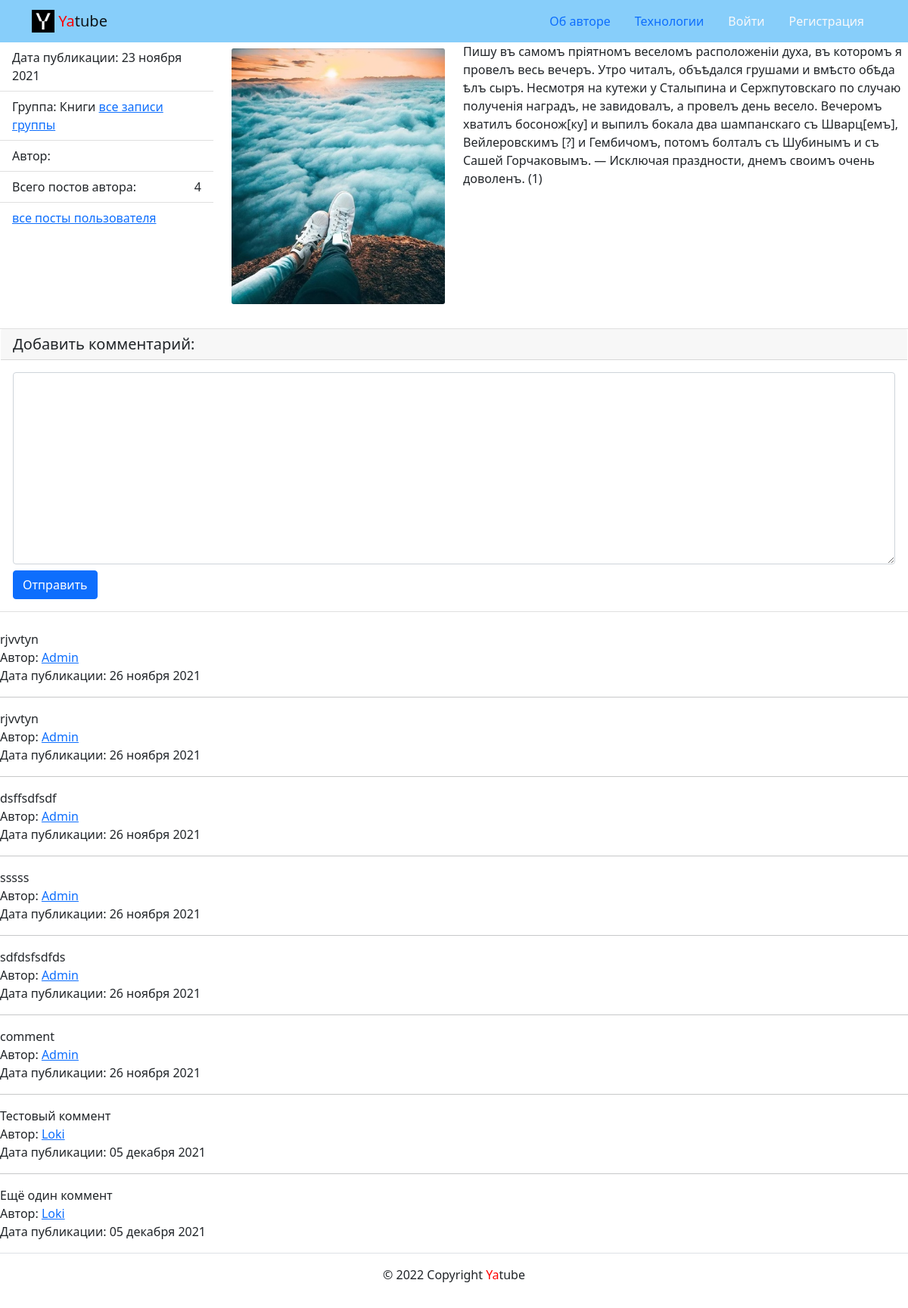
The page /posts/74/ on the database its author committed.
### posts/models.py (models this page shows, shortened)
class Post(models.Model):
    text = models.TextField(
        verbose_name='Текст поста',
        help_text='Введите текст поста'
    )
    pub_date = models.DateTimeField(
        verbose_name='Дата публикации',
        auto_now_add=True
    )
    group = models.ForeignKey(
        Group,
        on_delete=models.SET_NULL,
        related_name='posts',
        verbose_name='Группа',
        blank=True, null=True,
        help_text='Выберите группу'
    )
    author = models.ForeignKey(
        User,
        on_delete=models.SET_NULL,
        related_name='posts',
        verbose_name='Автор',
        null=True,
    )
    image = models.ImageField(
        verbose_name='Картинка',
        help_text='Выберите картинку',
        upload_to='posts/',
        blank=True
    )
    class Meta:
        ordering = ('-pub_date',)
        verbose_name = 'Пост'
        verbose_name_plural = 'Посты'

class Group(models.Model):
    title = models.CharField(verbose_name='Заголовок', max_length=200)
    slug = models.SlugField(verbose_name='Идентификатор', unique=True)
    description = models.TextField(verbose_name='Описание')

class Comment(models.Model):
    post = models.ForeignKey(
        Post,
        on_delete=models.SET_NULL,
        related_name='comments',
        verbose_name='Пост',
        blank=True, null=True,
        help_text='Пост, к которому относится комментарий'
    )
    author = models.ForeignKey(
        User,
        on_delete=models.SET_NULL,
        related_name='comments',
        verbose_name='Автор',
        null=True,
    )
    text = models.TextField(
        verbose_name='Текст комментария',
        help_text='Введите текст комментария'
    )
    created = models.DateTimeField(
        verbose_name='Дата публикации',
        auto_now_add=True
    )

### posts/views.py (the view)
# urls.py: path('posts/<int:post_id>/', views.post_detail, name='post_detail'),
def post_detail(request, post_id):
    form = CommentForm(request.POST or None)
    template = 'posts/post_detail.html'
    post = get_object_or_404(Post, id=post_id)
    comments = post.comments.all()
    context = {
        'post': post,
        'form': form,
        'comments': comments,
    }
    return render(request, template, context)

### posts/forms.py
class CommentForm(forms.ModelForm):
    class Meta:
        model = Comment
        fields = ('text',)
        widjets = {
            'text': forms.Textarea(),
        }

### core/context_processors/year.py (called while the page is built)
def year(request):
    now = dt.date.today().year
    return {
        'year': now
    }

### templates/posts/post_detail.html (shortened to what this page needs)
{% extends 'base.html' %}
{% load thumbnail %}
{% block content %}
      <div class="row">
        <aside class="col-12 col-md-3">
          <ul class="list-group list-group-flush">
            <li class="list-group-item">
              Дата публикации: {{ post.pub_date|date:"d E Y" }}
            </li>
            {% if post.group %}
              <li class="list-group-item">
                Группа: {{ post.group.title }}
                <a href="{% url 'posts:group_list' post.group.slug %}">
                все записи группы
                </a>
              </li>
            {% endif %}
              <li class="list-group-item">
                Автор: {{post.author.get_full_name }}
              </li>
              <li class="list-group-item d-flex justify-content-between align-items-center">
              Всего постов автора:  <span > {{ post.author.posts.count }}</span>
            </li>
            <li class="list-group-item">
              <a href="{% url 'posts:profile' post.author %}">
                все посты пользователя
              </a>
            </li>
          </ul>
        </aside>
          <div class="col-6 col-md-3">
          {% thumbnail post.image "640x640" crop="center" upscale=True as im %}
            <img class="card-img my-2" src="{{ im.url }}">
          {% endthumbnail %}
          </div>
        <article class="col-6 col-md-6">
          <p> {{ post.text }} </p>
        </article>
          <div class="card my-4">
            <h5 class="card-header">Добавить комментарий:</h5>
            <div class="card-body">
              <form method="post" action="{% url 'posts:add_comment' post.id %}">
                <div class="form-group mb-2">
                  <textarea name="text" cols="40" rows="10" class="form-control" required id="id_text">
                  </textarea>
                </div>
                <button type="submit" class="btn btn-primary">Отправить</button>
              </form>
            </div>
          </div>
          {% for comment in comments %}
            <ul>
              <li>
                {{ comment.text }}
              </li>
              <li>
                Автор:
                <a href="{% url 'posts:profile' comment.author %}">  {{ comment.author }} </a>
              </li>
              <li>
                Дата публикации: {{ comment.created|date:"d E Y" }}
              </li>
            </ul>
          {% if not forloop.last %}<hr>{% endif %}
          {% endfor %}
      </div>
{% endblock %}

### rows shown on the page
Post: pub_date "23 ноября 2021", group "Книги", author.posts.count "4", text "Пишу въ самомъ пріятномъ веселомъ расположеніи духа, въ которомъ я провелъ весь вечеръ. Утро читалъ, объѣдался грушами и вмѣсто обѣда ѣлъ сыръ. Несмотря на кутежи у Сталыпина и Сержпутовскаго по случаю полученія наградъ, не завидовалъ, а провелъ день весело. Вечеромъ хватилъ босонож[ку] и выпилъ бокала два шампанскаго съ Шварц[емъ], Вейлеровскимъ [?] и Гембичомъ, потомъ болталъ съ Шубинымъ и съ Сашей Горчаковымъ. — Исключая праздности, днемъ своимъ очень доволенъ. (1)"
Comment: text "rjvvtyn", author "Admin", created "26 ноября 2021"
Comment: text "rjvvtyn", author "Admin", created "26 ноября 2021"
Comment: text "dsffsdfsdf", author "Admin", created "26 ноября 2021"
Comment: text "sssss", author "Admin", created "26 ноября 2021"
Comment: text "sdfdsfsdfds", author "Admin", created "26 ноября 2021"
Comment: text "comment", author "Admin", created "26 ноября 2021"
Comment: text "Тестовый коммент", author "Loki", created "05 декабря 2021"
Comment: text "Ещё один коммент", author "Loki", created "05 декабря 2021"
